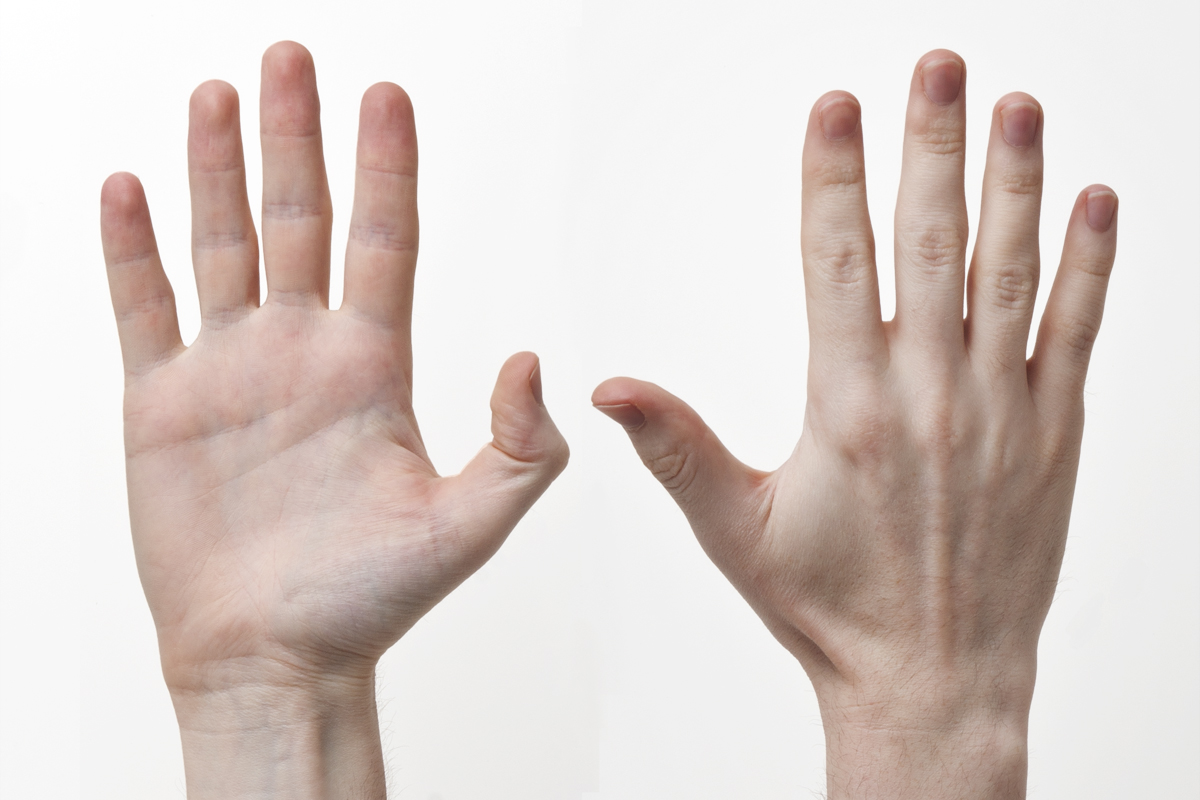
#> input picture data/Hands-Front-Back.jpg, 1200 x 800 px, given in place of the camera
$ python translucent_pile_frame.py
#> lines starting #> are read from the running program, lines starting #| are printed output that depends on the picture; after the words box and inside, x2 and y2 are one past the last pixel; in counts of white or black regions, pixels touching at a corner belong together
#> further down, frame is the input picture: shape (800, 1200, 3); mean B, G, R 201.5, 206.5, 218.4
### tests/adaptive_contour.py
import cv2
import numpy as np


def HandFiltering(frame):
    frameGray = cv2.cvtColor(frame, cv2.COLOR_BGR2GRAY)
    thresh = cv2.adaptiveThreshold(frameGray, 255, cv2.ADAPTIVE_THRESH_GAUSSIAN_C, cv2.THRESH_BINARY, 899, -20)
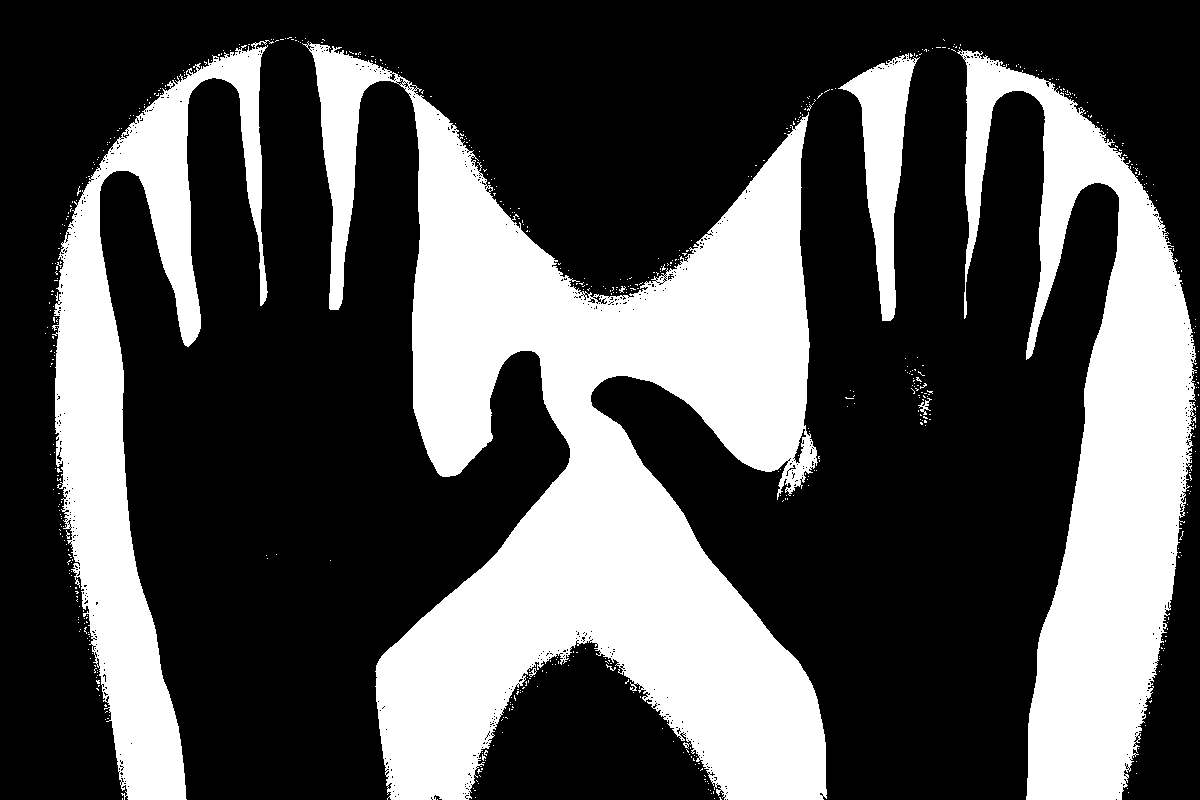
#> thresh: shape (800, 1200); 32.2% white; 630 white regions (622 under 20 px)
    mask = np.zeros(frame.shape, dtype=frame.dtype)
    contours, _ = cv2.findContours(thresh, cv2.RETR_TREE, cv2.CHAIN_APPROX_NONE)
#> contours = 1523 contours, 1502 with area under 20; largest, box (x1, y1, x2, y2) and area: (302, 41, 827, 800) 171880, (957, 49, 1197, 800) 73689, (52, 40, 274, 800) 50349, (838, 53, 920, 321) 7934, (793, 428, 807, 464) 152
    for c in contours:
        if cv2.contourArea(c) > 1000:
            cv2.drawContours(mask, [c], -1, (255, 255, 255), -1)
#> this loop made 1523 passes
#> c on passes 1 to 3: [[437, 799]], [[714, 798]], [[122, 798], [122, 799]]
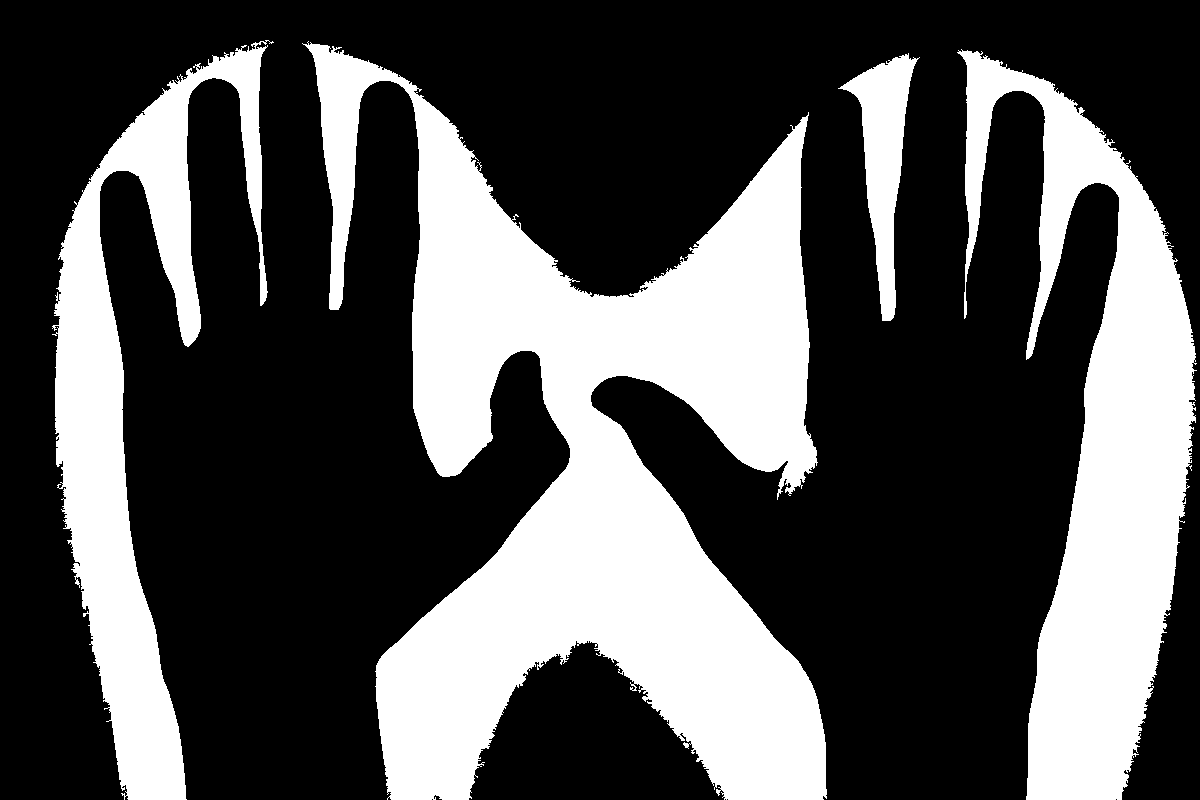
#> mask: shape (800, 1200, 3); 32.3% white; 4 white regions, box (x1, y1, x2, y2) and area: (302, 41, 827, 800) 174297, (957, 49, 1197, 800) 75240, (52, 40, 274, 800) 51926, (838, 53, 920, 321) 8247
    # mask = cv2.bitwise_not(mask)
    maskF = cv2.bitwise_or(frame, mask)

    return maskF, mask

### tests/hsv_ycbcr.py
import numpy as np
import cv2
from tests import adaptive_contour


def SkinDetect(img, hsvBoundary, YCrCbBoundary):
    imgTh, maskTh = adaptive_contour.HandFiltering(img)
    # converting from gbr to hsv color space
    img_hsv = cv2.cvtColor(img, cv2.COLOR_BGR2HSV)
#> img_hsv: shape (800, 1200, 3); mean H, S, V 8.3, 24.5, 218.4
    # skin color range for hsv color space
    hsv_mask = cv2.inRange(img_hsv, hsvBoundary[0], hsvBoundary[1])
#> hsv_mask: shape (800, 1200); 60.4% white; 80 black regions (73 under 20 px), largest, box (x1, y1, x2, y2) and area: (591, 49, 1119, 800) 193988, (100, 40, 570, 800) 185838, (309, 550, 328, 568) 159
    hsv_mask = cv2.morphologyEx(hsv_mask, cv2.MORPH_OPEN, np.ones((3, 3), np.uint8))
#> hsv_mask: shape (800, 1200); 60.1% white; 32 black regions (28 under 20 px), largest, box (x1, y1, x2, y2) and area: (591, 49, 1119, 800) 194853, (100, 40, 570, 800) 187631, (309, 550, 328, 568) 185, (259, 756, 269, 762) 29

    # converting from gbr to YCbCr color space
    img_YCrCb = cv2.cvtColor(img, cv2.COLOR_BGR2YCrCb)
#> img_YCrCb: shape (800, 1200, 3); mean of channels 0, 1, 2 209.5, 134.4, 123.5
    # skin color range for hsv color space
    YCrCb_mask = cv2.inRange(img_YCrCb, YCrCbBoundary[0], YCrCbBoundary[1])
#> YCrCb_mask: shape (800, 1200); 66% white; 347 black regions (332 under 20 px), largest, box (x1, y1, x2, y2) and area: (591, 49, 1119, 800) 173068, (124, 40, 570, 800) 127662, (188, 80, 260, 331) 13580
    YCrCb_mask = cv2.morphologyEx(YCrCb_mask, cv2.MORPH_OPEN, np.ones((3, 3), np.uint8))
#> YCrCb_mask: shape (800, 1200); 65.4% white; 132 black regions (121 under 20 px), largest, box (x1, y1, x2, y2) and area: (591, 49, 1119, 800) 175582, (124, 40, 570, 800) 131698, (188, 80, 260, 331) 13653

    # merge skin detection (YCbCr and hsv)
    global_mask = cv2.bitwise_and(YCrCb_mask, hsv_mask)
#> global_mask: shape (800, 1200); 59.8% white; 31 black regions (28 under 20 px), largest, box (x1, y1, x2, y2) and area: (591, 49, 1119, 800) 195131, (100, 40, 570, 800) 190195, (309, 550, 328, 568) 185
    maskTh = cv2.cvtColor(maskTh, cv2.COLOR_BGR2GRAY)
    # global_mask = cv2.bitwise_or(global_mask, maskTh)
    global_mask = cv2.medianBlur(global_mask, 3)
#> global_mask: shape (800, 1200); 59.8% white; 15 black regions (11 under 20 px), largest, box (x1, y1, x2, y2) and area: (591, 49, 1119, 800) 195182, (100, 40, 570, 800) 190172, (310, 550, 328, 568) 181, (318, 567, 327, 578) 51
    global_mask = cv2.morphologyEx(global_mask, cv2.MORPH_OPEN, np.ones((4, 4), np.uint8))
#> global_mask: shape (800, 1200); 59.8% white; 8 black regions (5 under 20 px), largest, box (x1, y1, x2, y2) and area: (592, 50, 1120, 800) 195331, (101, 41, 571, 800) 190622, (319, 568, 328, 579) 53

    HSV_result = cv2.bitwise_not(hsv_mask)
    YCrCb_result = cv2.bitwise_not(YCrCb_mask)
    global_result = cv2.bitwise_not(global_mask)
    return global_result, HSV_result, YCrCb_result

### tests/translucent_pile_frame.py
import cv2
from tests import hsv_ycbcr
import numpy as np

fgbg = cv2.bgsegm.createBackgroundSubtractorMOG()
hsvB = [(0, 0, 160), (206, 28, 255)]
ycrcbB = [(186, 106, 113), (255, 141, 139)]


def movementFilter(frame):
    fg = fgbg.apply(frame)
    msk = cv2.bitwise_and(frame, frame, mask=fg)
    sub = cv2.absdiff(frame, msk)
    return sub, msk


def colourFilter(frame):
    nohand, hsv, ycrcb = hsv_ycbcr.SkinDetect(frame, hsvB, ycrcbB)
    nohand = cv2.erode(nohand, np.ones((3, 3), np.uint8), iterations=3)
#> nohand: shape (800, 1200); 37.3% white; 3 white regions, box (x1, y1, x2, y2) and area: (596, 53, 1116, 800) 182884, (104, 45, 567, 800) 175068, (316, 556, 325, 561) 27
    nohand = cv2.bitwise_and(frame, frame, mask=nohand)
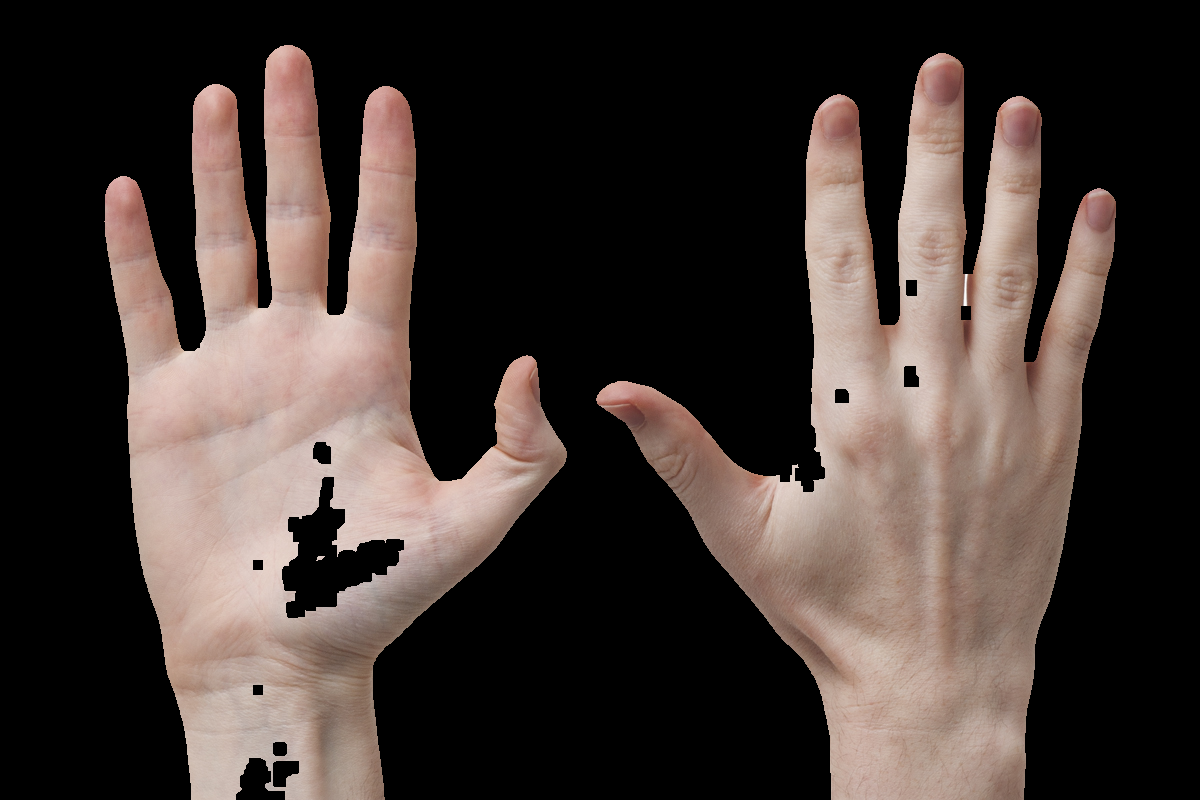
#> nohand: shape (800, 1200, 3); mean B, G, R 51.7, 56, 66.9
    cv2.imshow("hsvOnly", hsv)
    cv2.imshow("ycrcbOnly", ycrcb)
    cv2.imshow("nohands", nohand)
    return nohand, hsv, ycrcb


cap = cv2.VideoCapture(0)
count = 0

while cap.isOpened():
    global added
    count += 1
    _, frame = cap.read()
    bg, hsvbg, ycrcbbg = colourFilter(frame)
    if count == 1:
        added = bg
    else:
        added = cv2.addWeighted(bg, 1/(count+1), added, 1-(1/(count+1)), 0)

    show = cv2.addWeighted(added, .5, frame, .5, 0)
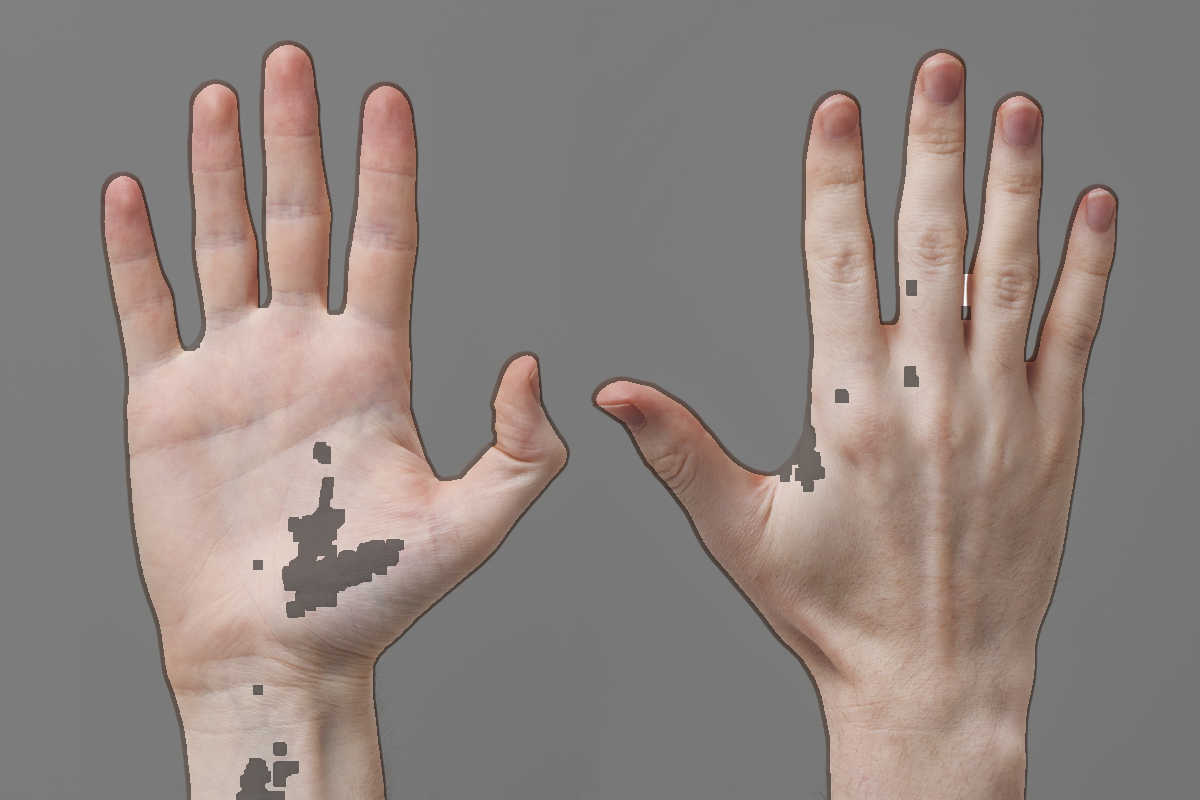
#> show: shape (800, 1200, 3); mean B, G, R 126.6, 131.3, 142.6
    cv2.imshow("Frame", show)

    if cv2.waitKey(1) == 27:
#> (key Esc is pressed here)
        break

cap.release()
cv2.destroyAllWindows()
